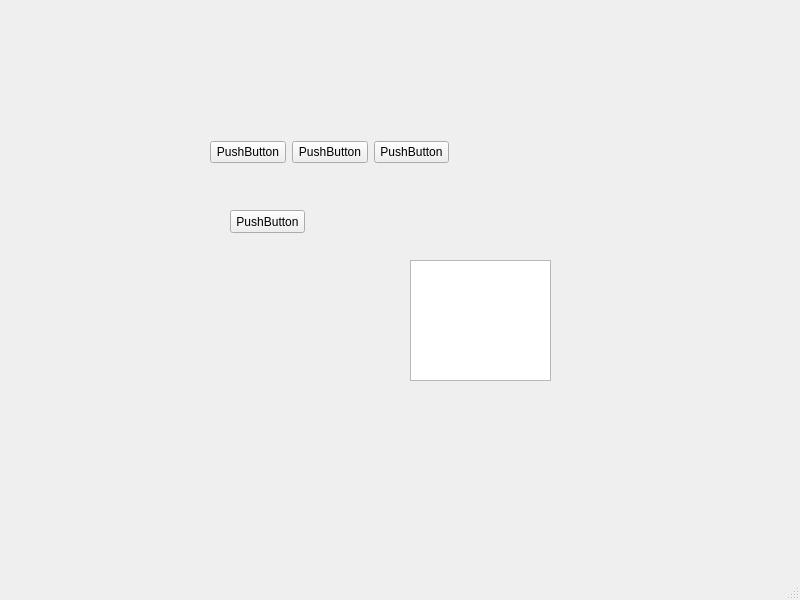
<?xml version="1.0" encoding="UTF-8"?>
<ui version="4.0">
 <class>MainWindow</class>
 <widget class="QMainWindow" name="MainWindow">
  <property name="geometry">
   <rect>
    <x>0</x>
    <y>0</y>
    <width>800</width>
    <height>600</height>
   </rect>
  </property>
  <property name="windowTitle">
   <string>MainWindow</string>
  </property>
  <widget class="QWidget" name="centralwidget">
   <widget class="QPushButton" name="pushButton_4">
    <property name="geometry">
     <rect>
      <x>230</x>
      <y>210</y>
      <width>75</width>
      <height>23</height>
     </rect>
    </property>
    <property name="text">
     <string>PushButton</string>
    </property>
   </widget>
   <widget class="QTextEdit" name="textEdit">
    <property name="geometry">
     <rect>
      <x>410</x>
      <y>260</y>
      <width>141</width>
      <height>121</height>
     </rect>
    </property>
   </widget>
   <widget class="QWidget" name="">
    <property name="geometry">
     <rect>
      <x>210</x>
      <y>140</y>
      <width>239</width>
      <height>25</height>
     </rect>
    </property>
    <layout class="QHBoxLayout" name="horizontalLayout">
     <item>
      <widget class="QPushButton" name="pushButton">
       <property name="text">
        <string>PushButton</string>
       </property>
      </widget>
     </item>
     <item>
      <widget class="QPushButton" name="pushButton_2">
       <property name="text">
        <string>PushButton</string>
       </property>
      </widget>
     </item>
     <item>
      <widget class="QPushButton" name="pushButton_3">
       <property name="text">
        <string>PushButton</string>
       </property>
      </widget>
     </item>
    </layout>
   </widget>
  </widget>
  <widget class="QMenuBar" name="menubar">
   <property name="geometry">
    <rect>
     <x>0</x>
     <y>0</y>
     <width>800</width>
     <height>23</height>
    </rect>
   </property>
  </widget>
  <widget class="QStatusBar" name="statusbar"/>
 </widget>
 <resources/>
 <connections/>
</ui>
